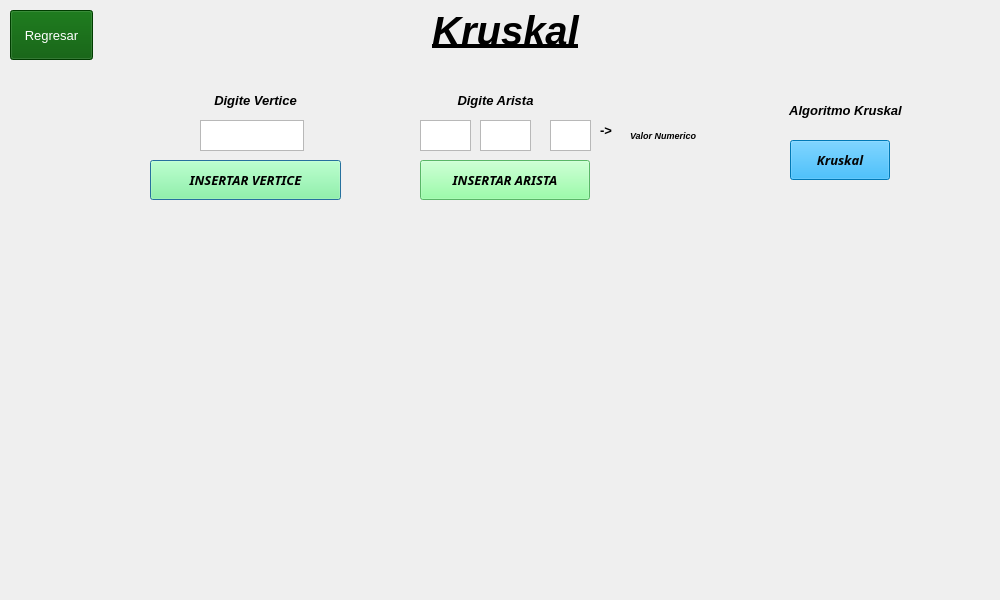
<?xml version="1.0" encoding="UTF-8"?>
<ui version="4.0">
 <class>KruskalDialog</class>
 <widget class="QDialog" name="KruskalDialog">
  <property name="geometry">
   <rect>
    <x>0</x>
    <y>0</y>
    <width>1000</width>
    <height>600</height>
   </rect>
  </property>
  <property name="windowTitle">
   <string>Dialog</string>
  </property>
  <widget class="QLabel" name="label">
   <property name="geometry">
    <rect>
     <x>380</x>
     <y>0</y>
     <width>251</width>
     <height>61</height>
    </rect>
   </property>
   <property name="font">
    <font>
     <pointsize>30</pointsize>
     <italic>true</italic>
     <bold>true</bold>
     <underline>true</underline>
    </font>
   </property>
   <property name="text">
    <string>Kruskal</string>
   </property>
   <property name="alignment">
    <set>Qt::AlignCenter</set>
   </property>
  </widget>
  <widget class="QLabel" name="label_2">
   <property name="geometry">
    <rect>
     <x>190</x>
     <y>90</y>
     <width>131</width>
     <height>20</height>
    </rect>
   </property>
   <property name="font">
    <font>
     <pointsize>10</pointsize>
     <italic>true</italic>
     <bold>true</bold>
    </font>
   </property>
   <property name="text">
    <string>Digite Vertice</string>
   </property>
   <property name="alignment">
    <set>Qt::AlignCenter</set>
   </property>
  </widget>
  <widget class="QLabel" name="label_3">
   <property name="geometry">
    <rect>
     <x>410</x>
     <y>90</y>
     <width>171</width>
     <height>20</height>
    </rect>
   </property>
   <property name="font">
    <font>
     <pointsize>10</pointsize>
     <italic>true</italic>
     <bold>true</bold>
    </font>
   </property>
   <property name="text">
    <string>Digite Arista</string>
   </property>
   <property name="alignment">
    <set>Qt::AlignCenter</set>
   </property>
  </widget>
  <widget class="QLabel" name="label_4">
   <property name="geometry">
    <rect>
     <x>40</x>
     <y>220</y>
     <width>431</width>
     <height>361</height>
    </rect>
   </property>
   <property name="text">
    <string/>
   </property>
   <property name="alignment">
    <set>Qt::AlignCenter</set>
   </property>
  </widget>
  <widget class="QLabel" name="label_5">
   <property name="geometry">
    <rect>
     <x>480</x>
     <y>220</y>
     <width>491</width>
     <height>361</height>
    </rect>
   </property>
   <property name="text">
    <string/>
   </property>
   <property name="alignment">
    <set>Qt::AlignCenter</set>
   </property>
  </widget>
  <widget class="QTextEdit" name="txt_value">
   <property name="geometry">
    <rect>
     <x>200</x>
     <y>120</y>
     <width>104</width>
     <height>31</height>
    </rect>
   </property>
   <property name="cursor" stdset="0">
    <cursorShape>IBeamCursor</cursorShape>
   </property>
  </widget>
  <widget class="QTextEdit" name="txt_value2">
   <property name="geometry">
    <rect>
     <x>420</x>
     <y>120</y>
     <width>51</width>
     <height>31</height>
    </rect>
   </property>
   <property name="cursor" stdset="0">
    <cursorShape>IBeamCursor</cursorShape>
   </property>
  </widget>
  <widget class="QTextEdit" name="txt_value3">
   <property name="geometry">
    <rect>
     <x>480</x>
     <y>120</y>
     <width>51</width>
     <height>31</height>
    </rect>
   </property>
   <property name="cursor" stdset="0">
    <cursorShape>IBeamCursor</cursorShape>
   </property>
  </widget>
  <widget class="QTextEdit" name="txt_value4">
   <property name="geometry">
    <rect>
     <x>550</x>
     <y>120</y>
     <width>41</width>
     <height>31</height>
    </rect>
   </property>
   <property name="cursor" stdset="0">
    <cursorShape>IBeamCursor</cursorShape>
   </property>
  </widget>
  <widget class="QPushButton" name="btn_insertV">
   <property name="geometry">
    <rect>
     <x>150</x>
     <y>160</y>
     <width>191</width>
     <height>40</height>
    </rect>
   </property>
   <property name="font">
    <font>
     <family>Rockwell</family>
     <pointsize>10</pointsize>
     <italic>true</italic>
     <bold>true</bold>
    </font>
   </property>
   <property name="cursor">
    <cursorShape>PointingHandCursor</cursorShape>
   </property>
   <property name="styleSheet">
    <string notr="true">
background-color: rgb(124, 255, 144);
color: rgb(0, 0, 0);
</string>
   </property>
   <property name="text">
    <string>INSERTAR VERTICE</string>
   </property>
  </widget>
  <widget class="QPushButton" name="btn_insertA">
   <property name="geometry">
    <rect>
     <x>420</x>
     <y>160</y>
     <width>170</width>
     <height>40</height>
    </rect>
   </property>
   <property name="font">
    <font>
     <family>Rockwell</family>
     <pointsize>10</pointsize>
     <italic>true</italic>
     <bold>true</bold>
    </font>
   </property>
   <property name="cursor">
    <cursorShape>PointingHandCursor</cursorShape>
   </property>
   <property name="styleSheet">
    <string notr="true">
background-color: rgb(124, 255, 144);
color: rgb(0, 0, 0);
</string>
   </property>
   <property name="text">
    <string>INSERTAR ARISTA</string>
   </property>
  </widget>
  <widget class="QPushButton" name="btn_kruskal">
   <property name="geometry">
    <rect>
     <x>790</x>
     <y>140</y>
     <width>100</width>
     <height>40</height>
    </rect>
   </property>
   <property name="font">
    <font>
     <family>Rockwell</family>
     <pointsize>10</pointsize>
     <italic>true</italic>
     <bold>true</bold>
    </font>
   </property>
   <property name="cursor">
    <cursorShape>PointingHandCursor</cursorShape>
   </property>
   <property name="styleSheet">
    <string notr="true">background-color: rgb(0, 170, 255);
color: rgb(6, 6, 6);</string>
   </property>
   <property name="text">
    <string>Kruskal</string>
   </property>
  </widget>
  <widget class="QPushButton" name="btn_regresarK">
   <property name="geometry">
    <rect>
     <x>10</x>
     <y>10</y>
     <width>83</width>
     <height>50</height>
    </rect>
   </property>
   <property name="font">
    <font>
     <pointsize>10</pointsize>
    </font>
   </property>
   <property name="cursor">
    <cursorShape>PointingHandCursor</cursorShape>
   </property>
   <property name="styleSheet">
    <string notr="true">color: rgb(255, 255, 255);
background-color: rgb(0, 85, 0);</string>
   </property>
   <property name="text">
    <string>Regresar</string>
   </property>
  </widget>
  <widget class="QLabel" name="label_6">
   <property name="geometry">
    <rect>
     <x>750</x>
     <y>100</y>
     <width>191</width>
     <height>20</height>
    </rect>
   </property>
   <property name="font">
    <font>
     <pointsize>10</pointsize>
     <italic>true</italic>
     <bold>true</bold>
    </font>
   </property>
   <property name="text">
    <string>Algoritmo Kruskal</string>
   </property>
   <property name="alignment">
    <set>Qt::AlignCenter</set>
   </property>
  </widget>
  <widget class="QLabel" name="label_7">
   <property name="geometry">
    <rect>
     <x>600</x>
     <y>110</y>
     <width>31</width>
     <height>41</height>
    </rect>
   </property>
   <property name="font">
    <font>
     <pointsize>10</pointsize>
     <bold>true</bold>
    </font>
   </property>
   <property name="text">
    <string>-&gt;</string>
   </property>
   <property name="alignment">
    <set>Qt::AlignLeading|Qt::AlignLeft|Qt::AlignVCenter</set>
   </property>
  </widget>
  <widget class="QLabel" name="label_8">
   <property name="geometry">
    <rect>
     <x>630</x>
     <y>110</y>
     <width>121</width>
     <height>51</height>
    </rect>
   </property>
   <property name="font">
    <font>
     <pointsize>7</pointsize>
     <italic>true</italic>
     <bold>true</bold>
    </font>
   </property>
   <property name="text">
    <string>Valor Numerico</string>
   </property>
  </widget>
 </widget>
 <resources/>
 <connections/>
</ui>
